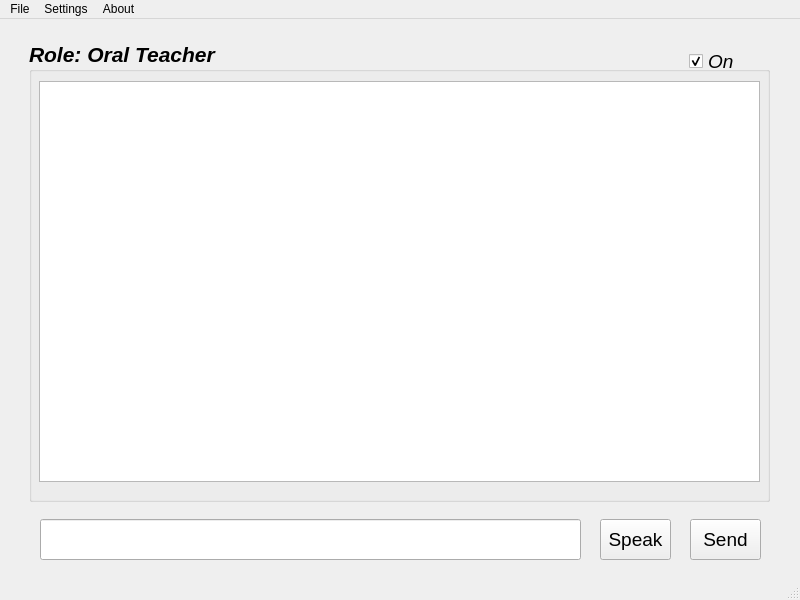
<?xml version="1.0" encoding="UTF-8"?>
<ui version="4.0">
 <class>MainWindow</class>
 <widget class="QMainWindow" name="MainWindow">
  <property name="geometry">
   <rect>
    <x>0</x>
    <y>0</y>
    <width>800</width>
    <height>600</height>
   </rect>
  </property>
  <property name="windowTitle">
   <string>Super Assistant</string>
  </property>
  <widget class="QWidget" name="centralwidget">
   <widget class="QGroupBox" name="groupBox">
    <property name="geometry">
     <rect>
      <x>29</x>
      <y>22</y>
      <width>741</width>
      <height>461</height>
     </rect>
    </property>
    <property name="font">
     <font>
      <family>Arial</family>
      <pointsize>16</pointsize>
      <weight>75</weight>
      <italic>true</italic>
      <bold>true</bold>
      <underline>false</underline>
      <strikeout>false</strikeout>
      <kerning>true</kerning>
     </font>
    </property>
    <property name="title">
     <string>Role: Oral Teacher</string>
    </property>
    <widget class="QTextBrowser" name="textBrowser">
     <property name="geometry">
      <rect>
       <x>10</x>
       <y>40</y>
       <width>721</width>
       <height>401</height>
      </rect>
     </property>
     <property name="font">
      <font>
       <pointsize>14</pointsize>
       <weight>50</weight>
       <italic>false</italic>
       <bold>false</bold>
      </font>
     </property>
     <property name="html">
      <string>&lt;!DOCTYPE HTML PUBLIC &quot;-//W3C//DTD HTML 4.0//EN&quot; &quot;http://www.w3.org/TR/REC-html40/strict.dtd&quot;&gt;
&lt;html&gt;&lt;head&gt;&lt;meta name=&quot;qrichtext&quot; content=&quot;1&quot; /&gt;&lt;style type=&quot;text/css&quot;&gt;
p, li { white-space: pre-wrap; }
&lt;/style&gt;&lt;/head&gt;&lt;body style=&quot; font-family:'Arial'; font-size:14pt; font-weight:400; font-style:normal;&quot;&gt;
&lt;p style=&quot;-qt-paragraph-type:empty; margin-top:0px; margin-bottom:0px; margin-left:0px; margin-right:0px; -qt-block-indent:0; text-indent:0px;&quot;&gt;&lt;br /&gt;&lt;/p&gt;&lt;/body&gt;&lt;/html&gt;</string>
     </property>
    </widget>
    <widget class="QCheckBox" name="checkBox">
     <property name="geometry">
      <rect>
       <x>660</x>
       <y>10</y>
       <width>71</width>
       <height>20</height>
      </rect>
     </property>
     <property name="font">
      <font>
       <family>Arial</family>
       <pointsize>14</pointsize>
       <weight>50</weight>
       <bold>false</bold>
      </font>
     </property>
     <property name="text">
      <string>On</string>
     </property>
     <property name="iconSize">
      <size>
       <width>25</width>
       <height>25</height>
      </size>
     </property>
     <property name="checked">
      <bool>true</bool>
     </property>
    </widget>
   </widget>
   <widget class="QLineEdit" name="lineEdit">
    <property name="enabled">
     <bool>true</bool>
    </property>
    <property name="geometry">
     <rect>
      <x>40</x>
      <y>500</y>
      <width>541</width>
      <height>41</height>
     </rect>
    </property>
    <property name="font">
     <font>
      <family>Arial</family>
     </font>
    </property>
   </widget>
   <widget class="QPushButton" name="pushButton">
    <property name="geometry">
     <rect>
      <x>600</x>
      <y>500</y>
      <width>71</width>
      <height>41</height>
     </rect>
    </property>
    <property name="font">
     <font>
      <family>Arial</family>
      <pointsize>14</pointsize>
     </font>
    </property>
    <property name="text">
     <string>Speak</string>
    </property>
    <property name="iconSize">
     <size>
      <width>25</width>
      <height>25</height>
     </size>
    </property>
   </widget>
   <widget class="QPushButton" name="pushButton_2">
    <property name="geometry">
     <rect>
      <x>690</x>
      <y>500</y>
      <width>71</width>
      <height>41</height>
     </rect>
    </property>
    <property name="font">
     <font>
      <family>Arial</family>
      <pointsize>14</pointsize>
     </font>
    </property>
    <property name="text">
     <string>Send</string>
    </property>
    <property name="iconSize">
     <size>
      <width>25</width>
      <height>25</height>
     </size>
    </property>
   </widget>
  </widget>
  <widget class="QMenuBar" name="menubar">
   <property name="geometry">
    <rect>
     <x>0</x>
     <y>0</y>
     <width>800</width>
     <height>24</height>
    </rect>
   </property>
   <widget class="QMenu" name="menuSettings">
    <property name="title">
     <string>Settings</string>
    </property>
    <widget class="QMenu" name="menuRoles">
     <property name="title">
      <string>Roles</string>
     </property>
     <addaction name="actionOral_Teacher"/>
     <addaction name="actionChatbot"/>
     <addaction name="actionAisearch"/>
    </widget>
    <widget class="QMenu" name="menuAPI_Key">
     <property name="title">
      <string>API Key</string>
     </property>
     <addaction name="actionMy_API_Key"/>
    </widget>
    <widget class="QMenu" name="menuLanguages">
     <property name="title">
      <string>Languages</string>
     </property>
     <addaction name="actionChinese"/>
     <addaction name="actionGerman"/>
     <addaction name="actionEnglish"/>
     <addaction name="actionSpanish"/>
     <addaction name="actionFrench"/>
     <addaction name="actionItalian"/>
     <addaction name="actionJapanese"/>
     <addaction name="actionKorean"/>
     <addaction name="actionPolish"/>
     <addaction name="actionRussian"/>
     <addaction name="actionSwedish"/>
    </widget>
    <addaction name="menuLanguages"/>
    <addaction name="menuRoles"/>
    <addaction name="menuAPI_Key"/>
   </widget>
   <widget class="QMenu" name="menuHelp">
    <property name="title">
     <string>About</string>
    </property>
    <addaction name="actionGithub"/>
    <addaction name="actionFeedback"/>
   </widget>
   <widget class="QMenu" name="menuFile">
    <property name="title">
     <string>File</string>
    </property>
    <addaction name="actionSave"/>
    <addaction name="actionLoad"/>
   </widget>
   <addaction name="menuFile"/>
   <addaction name="menuSettings"/>
   <addaction name="menuHelp"/>
  </widget>
  <widget class="QStatusBar" name="statusbar"/>
  <action name="actionOral_Teacher">
   <property name="checkable">
    <bool>true</bool>
   </property>
   <property name="checked">
    <bool>true</bool>
   </property>
   <property name="text">
    <string>Oral Teacher</string>
   </property>
  </action>
  <action name="actionChatbot">
   <property name="checkable">
    <bool>true</bool>
   </property>
   <property name="text">
    <string>Chatbot</string>
   </property>
  </action>
  <action name="actionAisearch">
   <property name="checkable">
    <bool>true</bool>
   </property>
   <property name="text">
    <string>AI Search</string>
   </property>
  </action>
  <action name="actionEnglish">
   <property name="checkable">
    <bool>true</bool>
   </property>
   <property name="checked">
    <bool>true</bool>
   </property>
   <property name="text">
    <string>English</string>
   </property>
  </action>
  <action name="actionGithub">
   <property name="text">
    <string>Github</string>
   </property>
  </action>
  <action name="actionFeedback">
   <property name="text">
    <string>Feedback</string>
   </property>
  </action>
  <action name="actionMy_API_Key">
   <property name="text">
    <string>Select...</string>
   </property>
  </action>
  <action name="actionSave">
   <property name="text">
    <string>Save Chatlog</string>
   </property>
  </action>
  <action name="actionLoad">
   <property name="text">
    <string>Load Chatlog</string>
   </property>
  </action>
  <action name="actionChinese">
   <property name="checkable">
    <bool>true</bool>
   </property>
   <property name="text">
    <string>Chinese</string>
   </property>
  </action>
  <action name="actionGerman">
   <property name="checkable">
    <bool>true</bool>
   </property>
   <property name="text">
    <string>German</string>
   </property>
  </action>
  <action name="actionEnglish">
   <property name="checkable">
    <bool>true</bool>
   </property>
   <property name="checked">
    <bool>true</bool>
   </property>
   <property name="text">
    <string>English</string>
   </property>
  </action>
  <action name="actionSpanish">
   <property name="checkable">
    <bool>true</bool>
   </property>
   <property name="text">
    <string>Spanish</string>
   </property>
  </action>
  <action name="actionFrench">
   <property name="checkable">
    <bool>true</bool>
   </property>
   <property name="text">
    <string>French</string>
   </property>
  </action>
  <action name="actionItalian">
   <property name="checkable">
    <bool>true</bool>
   </property>
   <property name="text">
    <string>Italian</string>
   </property>
  </action>
  <action name="actionJapanese">
   <property name="checkable">
    <bool>true</bool>
   </property>
   <property name="text">
    <string>Japanese</string>
   </property>
  </action>
  <action name="actionKorean">
   <property name="checkable">
    <bool>true</bool>
   </property>
   <property name="text">
    <string>Korean</string>
   </property>
  </action>
  <action name="actionPolish">
   <property name="checkable">
    <bool>true</bool>
   </property>
   <property name="text">
    <string>Polish</string>
   </property>
  </action>
  <action name="actionRussian">
   <property name="checkable">
    <bool>true</bool>
   </property>
   <property name="text">
    <string>Russian</string>
   </property>
  </action>
  <action name="actionSwedish">
   <property name="checkable">
    <bool>true</bool>
   </property>
   <property name="text">
    <string>Swedish</string>
   </property>
  </action>
 </widget>
 <resources/>
 <connections/>
</ui>
